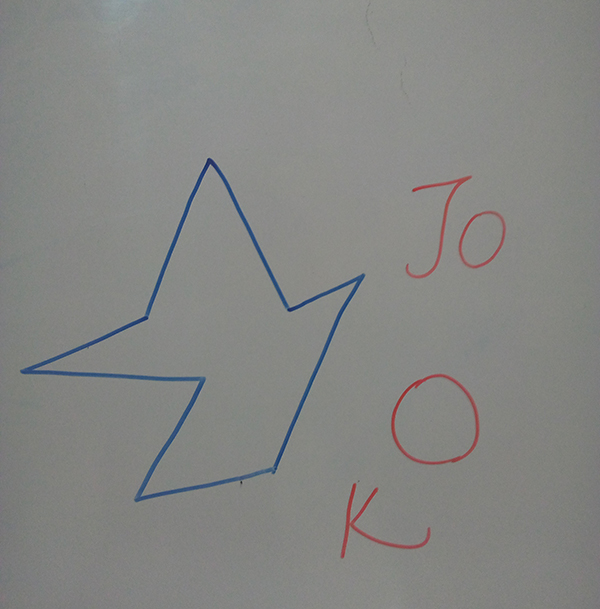
#> input picture image01_r.jpg, 600 x 609 px
$ python edit2.py   (older library calls are emulated)
#> lines starting #> are read from the running program, lines starting #| are printed output that depends on the picture; after the words box and inside, x2 and y2 are one past the last pixel; in counts of white or black regions, pixels touching at a corner belong together
import cv2
import numpy as np

img = cv2.imread('image01_r.jpg')
#> img is the input picture: shape (609, 600, 3); mean B, G, R 131.7, 134.1, 133.2

gray = cv2.cvtColor(img,cv2.COLOR_BGR2GRAY)
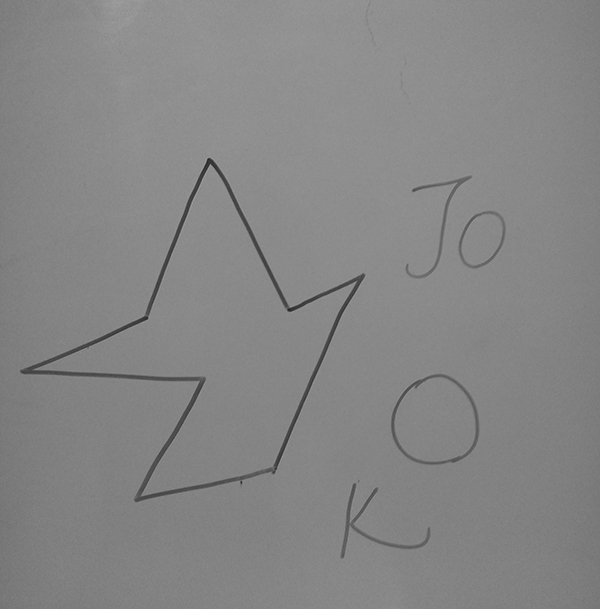
#> gray: shape (609, 600); min 32, max 167, mean 133.6

blurred = cv2.GaussianBlur(gray, (5,5),0)

t, thresh = cv2.threshold(blurred,127,255,cv2.THRESH_BINARY)
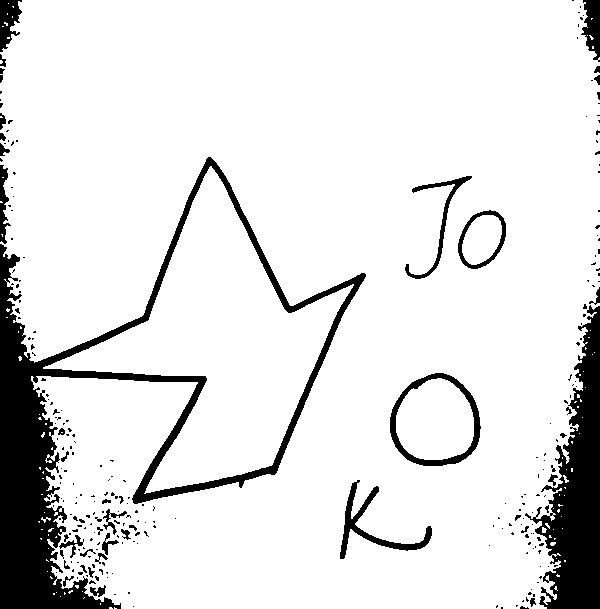
#> thresh: shape (609, 600); 88.3% white; 262 black regions (219 under 20 px), largest, box (x1, y1, x2, y2) and area: (0, 157, 366, 609) 23276, (525, 305, 600, 609) 10716, (390, 373, 481, 466) 1573
# cv2.imshow('Threshold', thresh)

T, threshInc = cv2.threshold(blurred, 127,255, cv2.THRESH_BINARY_INV)
# cv2.imshow('Inver', threshInc)

mask = cv2.bitwise_not(gray,thresh)
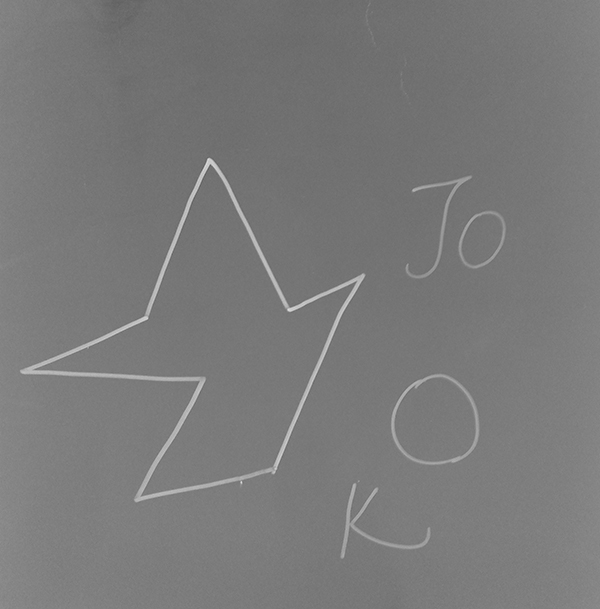
#> mask: shape (609, 600); min 88, max 223, mean 121.4
thre = cv2.adaptiveThreshold(blurred,255,cv2.ADAPTIVE_THRESH_GAUSSIAN_C,cv2.THRESH_BINARY_INV,11,4)
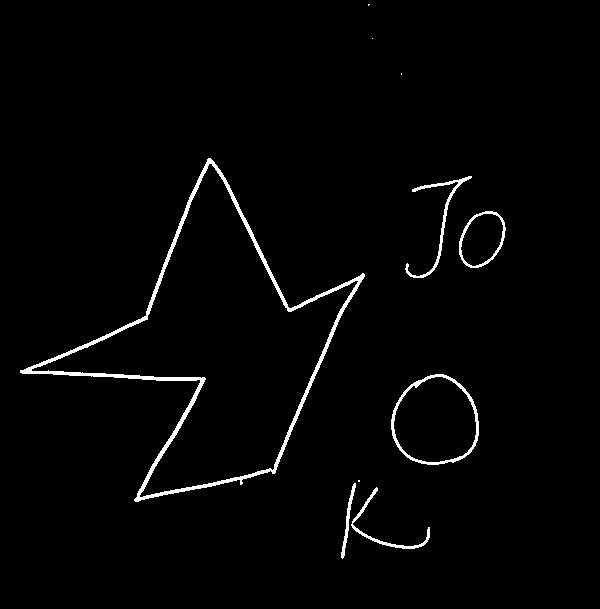
#> thre: shape (609, 600); 2% white; 10 white regions (4 under 20 px), largest, box (x1, y1, x2, y2) and area: (20, 158, 365, 502) 4613, (391, 374, 479, 465) 850, (405, 176, 472, 278) 572, (351, 487, 430, 549) 427, (459, 211, 506, 268) 422, (341, 483, 356, 559) 251
cv2.imshow('sad',thre)
rt,th = cv2.threshold(mask,127,255,cv2.THRESH_BINARY)
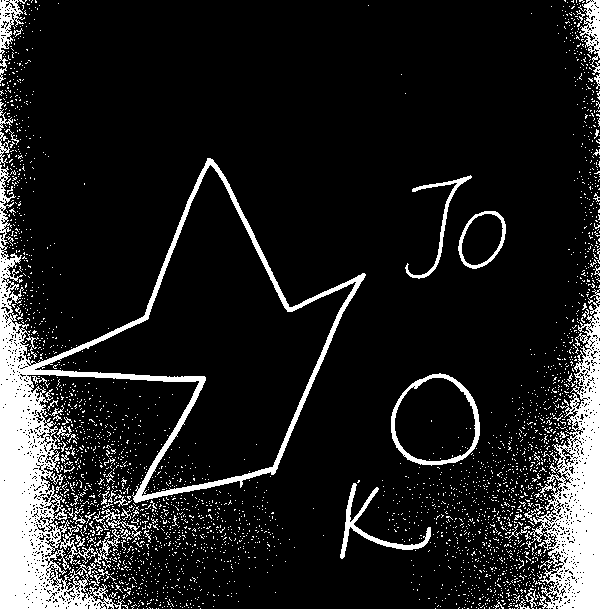
#> th: shape (609, 600); 12.5% white; 2936 white regions (2880 under 20 px)
im2, contours, hierarchy = cv2.findContours(thre, cv2.RETR_TREE, cv2.CHAIN_APPROX_SIMPLE)
#> contours = 13 contours, 4 with area under 20; largest, box (x1, y1, x2, y2) and area: (20, 158, 365, 502) 41957, (31, 163, 359, 498) 38478, (391, 374, 479, 465) 6150, (393, 376, 477, 463) 5547, (459, 211, 506, 268) 1924
cv2.drawContours(mask, contours, -1, (0,255,255), 1)
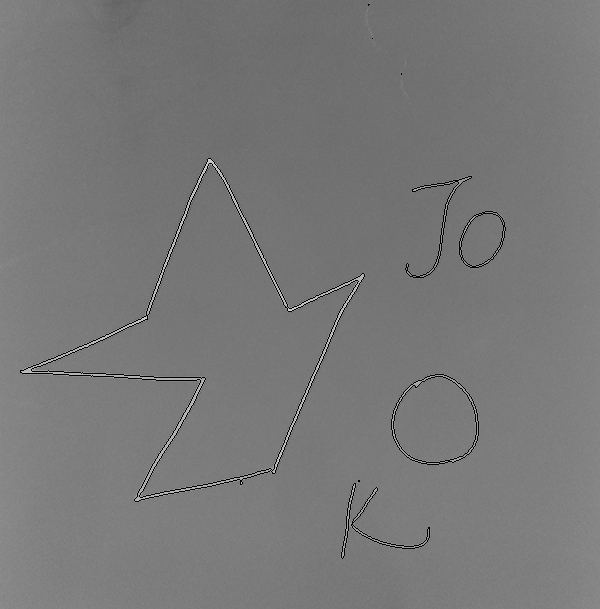
#> mask: shape (609, 600); 1.04% of pixels changed, all inside (x1, y1, x2, y2) = (20, 4, 506, 559)
cv2.imshow('New',mask)


cv2.waitKey(0)

$ run again, with ed.jpg copied over image01_r.jpg
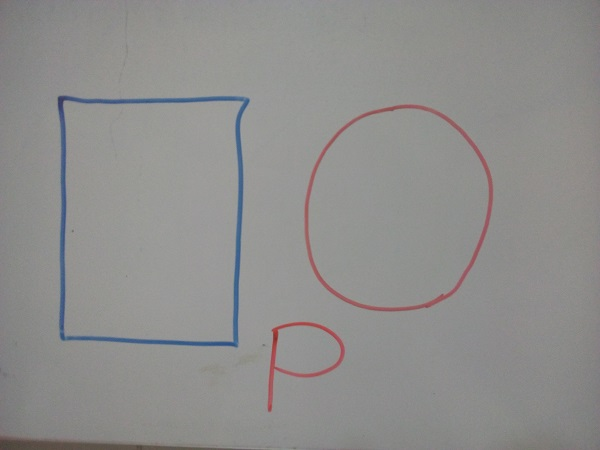
#> input picture ed.jpg, 600 x 450 px
#> img is the input picture: shape (450, 600, 3); mean B, G, R 140.7, 142.1, 142.8
#> `t, thresh = cv2.threshold(blurred,127,255,cv2.THRESH_BINARY)`:
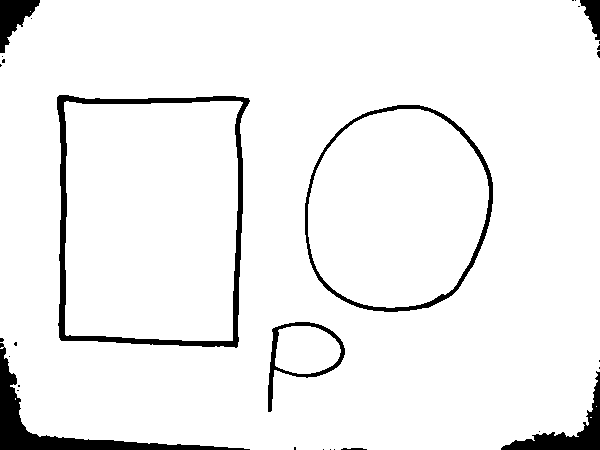
#> thresh: shape (450, 600); 94.4% white; 30 black regions (22 under 20 px), largest, box (x1, y1, x2, y2) and area: (57, 95, 250, 348) 4571, (0, 343, 250, 450) 3552, (305, 105, 493, 312) 2401
#> thre: shape (450, 600); 2.6% white; 18 white regions (13 under 20 px), largest, box (x1, y1, x2, y2) and area: (58, 96, 250, 348) 3492, (305, 105, 493, 311) 2091, (268, 322, 344, 412) 839, (63, 442, 236, 450) 392, (26, 441, 44, 444) 31
#> th: shape (450, 600); 5.5% white; 172 white regions (164 under 20 px)
#> contours = 21 contours, 14 with area under 20; largest, box (x1, y1, x2, y2) and area: (58, 96, 250, 348) 43705, (62, 99, 246, 344) 41056, (305, 105, 493, 311) 30676, (307, 107, 490, 309) 29148, (268, 322, 344, 412) 3326, (273, 324, 342, 375) 2721, (63, 442, 236, 450) 218
#> `cv2.drawContours(mask, contours, -1, (0,255,255), 1)`:
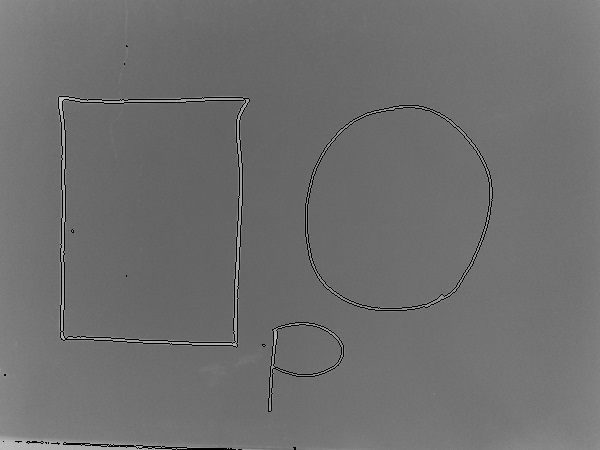
#> mask: shape (450, 600); min 0, max 195, mean 110.7
